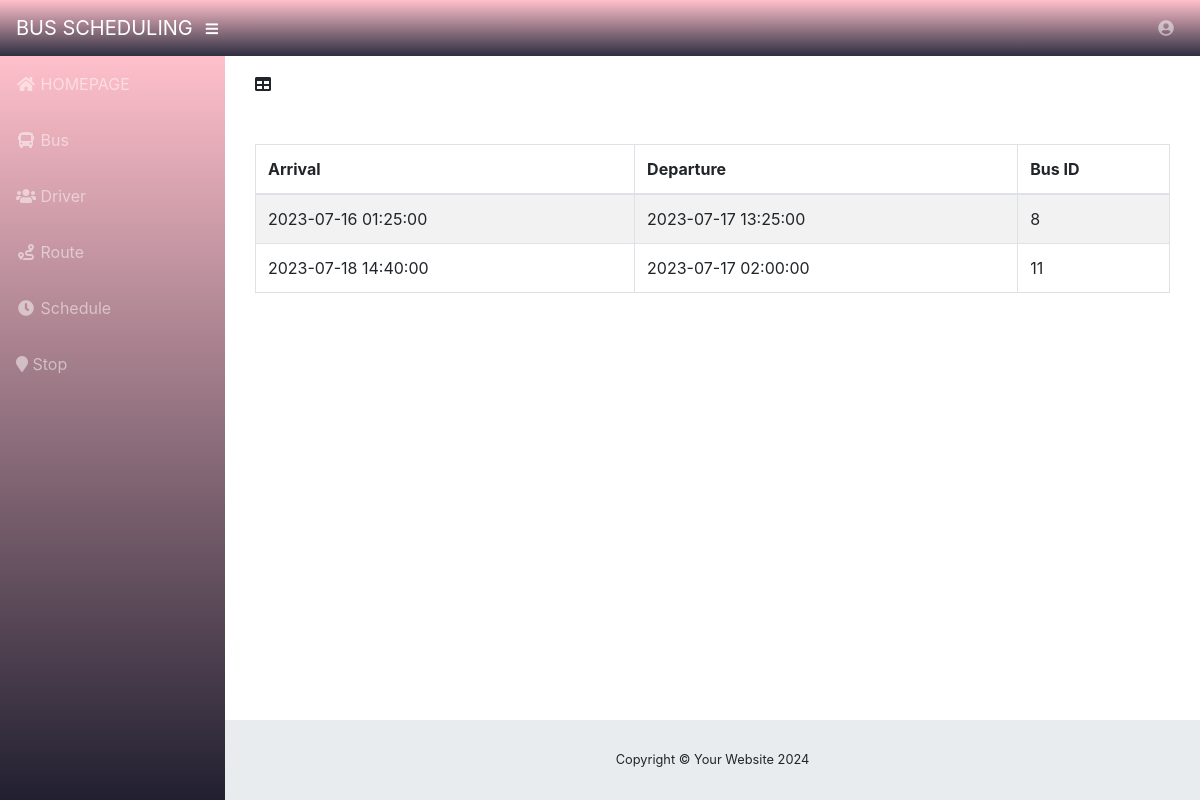
The app's page /admin/userschedule.php (signed in) with its own data.
### tables this page shows
CREATE TABLE `schedule` (
  `SCHEDULE_ID` int(11) NOT NULL,
  `ARRIVAL` datetime NOT NULL,
  `DEPARTURE` datetime NOT NULL,
  `BUS_ID` int(11) NOT NULL
);

### admin/userschedule.php (the view, shortened to what this page needs)
<?php include 'connection.php';
?>
<!DOCTYPE html>
<html lang="en">
  <head>
    <link href="vendor/bootstrap/css/bootstrap.min.css" rel="stylesheet">
    <link href="vendor/fontawesome-free/css/all.min.css" rel="stylesheet" type="text/css">
    <link href="vendor/datatables/dataTables.bootstrap4.css" rel="stylesheet">
    <link href="css/sb-admin.css" rel="stylesheet">
  </head>
  <body id="page-top">
    <nav class="navbar navbar-expand navbar-dark bg-dark static-top" style="background-image: linear-gradient(pink,#2144);">
      <a class="navbar-brand mr-1" href="index.php">BUS SCHEDULING</a>
      <button class="btn btn-link btn-sm text-white order-1 order-sm-0" id="sidebarToggle" href="#">
        <i class="fas fa-bars"></i>
      </button>
      <ul class="navbar-nav ml-auto ml-md-0">
        <li class="nav-item dropdown no-arrow">
          <a class="nav-link dropdown-toggle" href="#" id="userDropdown" role="button" data-toggle="dropdown" aria-haspopup="true" aria-expanded="false">
            <i class="fas fa-user-circle fa-fw"></i>
          </a>
        </li>
      </ul>
    </nav>
    <div id="wrapper">
      <ul class="sidebar navbar-nav" style="background-image: linear-gradient(pink,#2144);">
        <li class="nav-item">
          <a class="nav-link" href="homepage.php">
            <i class="fas fa-fw fa-home"></i>
            <span>HOMEPAGE</span>
          </a>
        </li>
        <li class="nav-item">
          <a class="nav-link" href="userbus.php">
            <i class="fas fa-fw fa-bus"></i>
            <span>Bus</span></a>
        </li>
        <li class="nav-item">
          <a class="nav-link" href="userdriver.php">
            <i class="fas fa-fw fa-users    "></i>
            <span>Driver</span></a>
        </li>
        <li class="nav-item">
          <a class="nav-link" href="userroute.php">
            <i class="fas fa-fw fa-route   "></i>
            <span>Route</span></a>
        </li>
        <li class="nav-item">
          <a class="nav-link" href="userschedule.php">
            <i class="fas fa-fw fa-clock  "></i>
            <span>Schedule</span></a>
          </li>
            <li class="nav-item">
          <a class="nav-link" href="userstop.php">
            <i class="fas fa fa-map-marker"></i>
            <span>Stop</span></a>
          </li>
      </ul>
      <div id="content-wrapper">
        <div class="container-fluid">
         <div class="col-lg-12"><div>
            <i class="fas fa-table"></i>
            </div>
            <br> </br>
            <div class="table-responsive">
                <table class="table table-bordered table-hover table-striped">
                    <thead>
                        <tr>
                            <th>Arrival</th>
                            <th>Departure</th>
                            <th>Bus ID</th>
                        </tr>
                    </thead>
                    <tbody>
                        <?php
                        $query = 'SELECT * FROM schedule';
                        $result = mysqli_query($db, $query) or die (mysqli_error($db));
                        while ($row = mysqli_fetch_assoc($result)) {
                            echo '<tr>';
                            echo '<td>'. $row['ARRIVAL'].'</td>';
                            echo '<td>'. $row['DEPARTURE'].'</td>';
                            echo '<td>'. $row['BUS_ID'].'</td>';
                            echo '</tr> ';
                        }
                        ?>
                    </tbody>
                </table>
            </div>
<?php include 'footer.php'; ?>

### admin/css/sb-admin.css (style rules this page uses)
html { position: relative; min-height: 100%; }
body { height: 100%; }
#wrapper { display: -webkit-box; display: -ms-flexbox; display: flex; }
#wrapper #content-wrapper { overflow-x: hidden; width: 100%; padding-top: 1rem; padding-bottom: 80px; }
.navbar-nav .nav-item.dropdown .dropdown-toggle::after { width: 1rem; text-align: center; float: right; vertical-align: 0; border: 0; font-weight: 900; content: '\f105'; font-family: 'Font Awesome 5 Free'; }
.navbar-nav .nav-item.dropdown.no-arrow .dropdown-toggle::after { display: none; }
.sidebar { width: 90px !important; background-color: #212529; min-height: calc(100vh - 56px); }
.sidebar .nav-item:last-child { margin-bottom: 1rem; }
.sidebar .nav-item .nav-link { text-align: center; padding: 0.75rem 1rem; width: 90px; }
.sidebar .nav-item .nav-link span { font-size: 0.65rem; display: block; }
.sidebar .nav-item .nav-link { color: rgba(255, 255, 255, 0.5); }
@media (min-width: 768px) { .sidebar { width: 225px !important; } }
@media (min-width: 768px) { .sidebar .nav-item .nav-link { display: block; width: 100%; text-align: left; padding: 1rem; width: 225px; } }
@media (min-width: 768px) { .sidebar .nav-item .nav-link span { font-size: 1rem; display: inline; } }
:root { --input-padding-x: 0.75rem; --input-padding-y: 0.75rem; }

### records on screen
schedule: ARRIVAL "2023-07-16 01:25:00", DEPARTURE "2023-07-17 13:25:00", BUS_ID "8"
schedule: ARRIVAL "2023-07-18 14:40:00", DEPARTURE "2023-07-17 02:00:00", BUS_ID "11"
